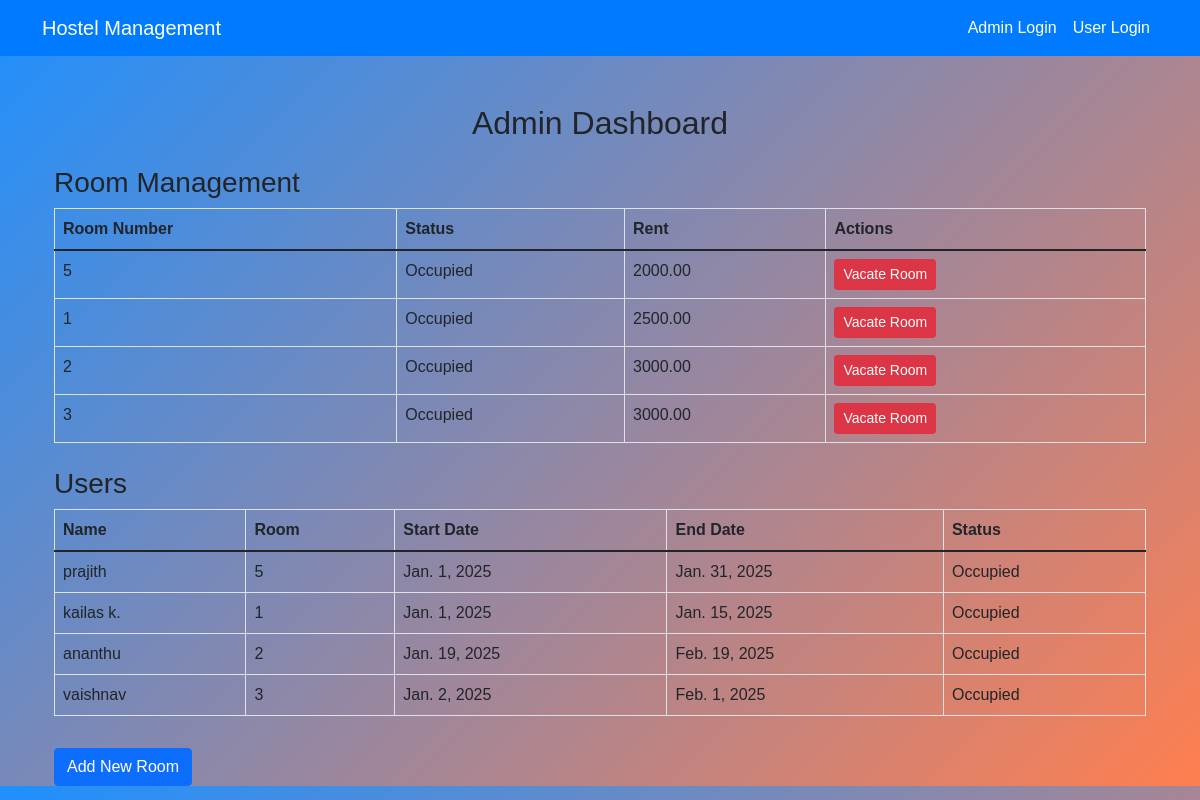
Screenshot of /admin-dashboard/ with the database file from the repository.
### hostel/models.py (models this page shows, shortened)
class Room(models.Model):
    room_number = models.CharField(max_length=10, unique=True)
    is_vacant = models.BooleanField(default=True)
    rent = models.DecimalField(max_digits=8, decimal_places=2)

class User(models.Model):
    name = models.CharField(max_length=100)
    email = models.EmailField()
    start_date = models.DateField()
    end_date = models.DateField()
    room = models.ForeignKey('Room', on_delete=models.SET_NULL, null=True, blank=True)
    login_key = models.CharField(max_length=100, unique=True, blank=True, null=True)

### hostel/views.py (the view)
# urls.py: path('admin-dashboard/', views.admin_dashboard, name='admin_dashboard'),
def admin_dashboard(request):
    rooms = Room.objects.all()
    users = User.objects.all()
    return render(request, 'admin_dashboard.html', {'rooms': rooms, 'users': users})

### hostel/templates/admin_dashboard.html (shortened to what this page needs)
{% extends "base.html" %}
{% block content %}
<div class="container mt-5">
    <h2 class="text-center">Admin Dashboard</h2>
    <h3 class="mt-4">Room Management</h3>
    <table class="table table-bordered">
        <thead>
            <tr>
                <th>Room Number</th>
                <th>Status</th>
                <th>Rent</th>
                <th>Actions</th>
            </tr>
        </thead>
        <tbody>
            {% for room in rooms %}
            <tr>
                <td>{{ room.room_number }}</td>
                <td>
                    {% if room.is_vacant %}
                        Available
                    {% else %}
                        Occupied
                    {% endif %}
                </td>
                <td>{{ room.rent }}</td>
                <td>
                    {% if room.is_vacant %}
                        <a href="{% url 'add_user_to_room' room.id %}" class="btn btn-success btn-sm">Assign User</a>
                    {% else %}
                        <a href="{% url 'vacate_room' room.id %}" class="btn btn-danger btn-sm">Vacate Room</a>
                    {% endif %}
                </td>
            </tr>
            {% endfor %}
        </tbody>
    </table>
    <h3 class="mt-4">Users</h3>
    <table class="table table-bordered">
        <thead>
            <tr>
                <th>Name</th>
                <th>Room</th>
                <th>Start Date</th>
                <th>End Date</th>
                <th>Status</th>
            </tr>
        </thead>
        <tbody>
            {% for user in users %}
            <tr>
                <td>{{ user.name }}</td>
                <td>
                    {% if user.room %}
                        {{ user.room.room_number }}
                    {% else %}
                        No Room
                    {% endif %}
                </td>
                <td>{{ user.start_date }}</td>
                <td>{{ user.end_date }}</td>
                <td>
                    {% if user.room %}
                        {% if user.room.is_vacant %}
                            Vacated
                        {% else %}
                            Occupied
                        {% endif %}
                    {% else %}
                        No Room Assigned
                    {% endif %}
                </td>
            </tr>
            {% endfor %}
        </tbody>
    </table>
    <a href="{% url 'add_room' %}" class="btn btn-primary mt-3">Add New Room</a>
</div>
{% endblock %}

### hostel/templates/base.html (shortened to what this page needs)
<!DOCTYPE html>
<html lang="en">
<head>
    <link href="https://cdn.jsdelivr.net/npm/bootstrap@5.1.3/dist/css/bootstrap.min.css" rel="stylesheet">
</head>
<body>
    <nav class="navbar navbar-expand-lg">
        <div class="container">
            <a class="navbar-brand" href="/">Hostel Management</a>
            <div class="collapse navbar-collapse">
                <ul class="navbar-nav ms-auto">
                    <li class="nav-item"><a class="nav-link" href="/admin-login/">Admin Login</a></li>
                    <li class="nav-item"><a class="nav-link" href="/user-login/">User Login</a></li>
                </ul>
            </div>
        </div>
    </nav>
    <div class="container mt-4">
        {% block content %}{% endblock %}
    </div>
</body>
</html>

### hostel/templates/base.html (style rules this page uses)
body { background: linear-gradient(135deg, #1e90ff, #ff7f50); font-family: Arial, sans-serif; }
.navbar { background-color: #007bff; }
.navbar-brand, .nav-link { color: white !important; }

### rows the page displays
Room: room_number "5", is_vacant "Occupied", rent "2000.00"
Room: room_number "1", is_vacant "Occupied", rent "2500.00"
Room: room_number "2", is_vacant "Occupied", rent "3000.00"
Room: room_number "3", is_vacant "Occupied", rent "3000.00"
User: name "prajith", room.room_number "5", start_date "Jan. 1, 2025", end_date "Jan. 31, 2025", shows "Occupied"
User: name "kailas k.", room.room_number "1", start_date "Jan. 1, 2025", end_date "Jan. 15, 2025", shows "Occupied"
User: name "ananthu", room.room_number "2", start_date "Jan. 19, 2025", end_date "Feb. 19, 2025", shows "Occupied"
User: name "vaishnav", room.room_number "3", start_date "Jan. 2, 2025", end_date "Feb. 1, 2025", shows "Occupied"
